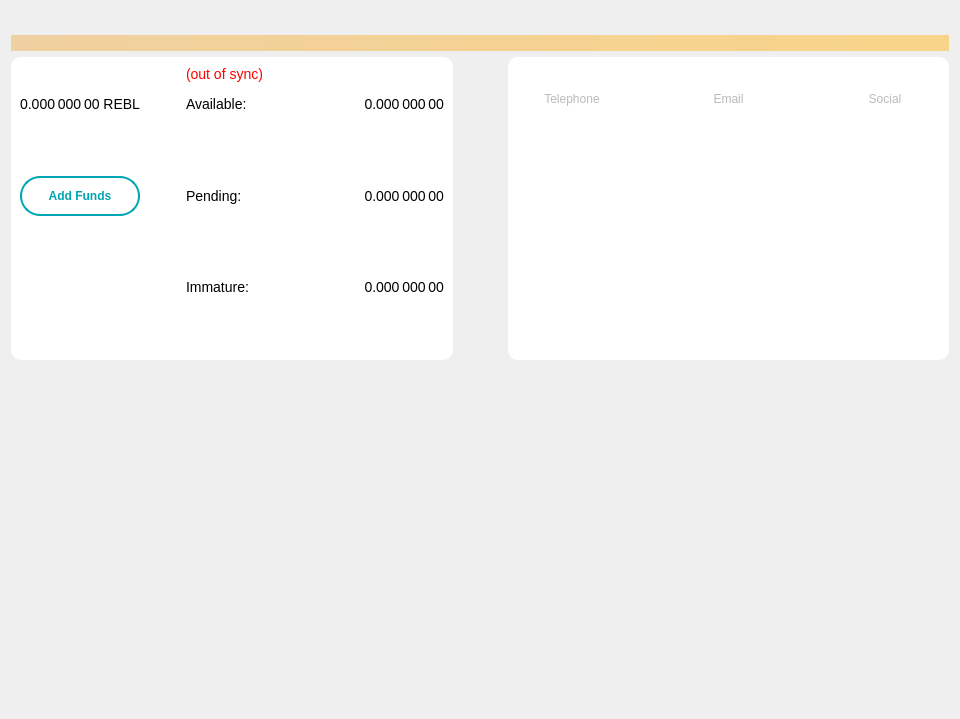
<?xml version="1.0" encoding="UTF-8"?>
<ui version="4.0">
 <class>OverviewPage</class>
 <widget class="QWidget" name="OverviewPage">
  <property name="geometry">
   <rect>
    <x>0</x>
    <y>0</y>
    <width>960</width>
    <height>719</height>
   </rect>
  </property>
  <property name="minimumSize">
   <size>
    <width>955</width>
    <height>0</height>
   </size>
  </property>
  <property name="windowTitle">
   <string>Form</string>
  </property>
  <property name="styleSheet">
   <string notr="true">QLabel {
font-size:14px;
color: #000;
font-weight:400;
}</string>
  </property>
  <layout class="QVBoxLayout" name="verticalLayout_3">
   <property name="topMargin">
    <number>35</number>
   </property>
   <item>
    <widget class="QLabel" name="labelAlerts">
     <property name="visible">
      <bool>false</bool>
     </property>
     <property name="styleSheet">
      <string notr="true">background-color: qlineargradient(x1: 0, y1: 0, x2: 1, y2: 0, stop:0 #F0D0A0, stop:1 #F8D488); color:#000000;</string>
     </property>
     <property name="wordWrap">
      <bool>true</bool>
     </property>
     <property name="margin">
      <number>3</number>
     </property>
    </widget>
   </item>
   <item>
    <layout class="QHBoxLayout" name="horizontalLayout2" stretch="0,0,0">
     <property name="spacing">
      <number>15</number>
     </property>
     <item>
      <widget class="QWidget" name="balancesWidget" native="true">
       <property name="styleSheet">
        <string notr="true">background-color:white;border-radius:10px;</string>
       </property>
       <layout class="QGridLayout" name="gridLayout">
        <item row="4" column="2">
         <widget class="QLabel" name="labelPendingText">
          <property name="acceptDrops">
           <bool>false</bool>
          </property>
          <property name="text">
           <string>Pending:</string>
          </property>
          <property name="textInteractionFlags">
           <set>Qt::NoTextInteraction</set>
          </property>
         </widget>
        </item>
        <item row="0" column="0" rowspan="2">
         <layout class="QHBoxLayout" name="totalBalanceTextHLayout"/>
        </item>
        <item row="0" column="2">
         <widget class="QLabel" name="labelWalletStatus">
          <property name="cursor">
           <cursorShape>WhatsThisCursor</cursorShape>
          </property>
          <property name="toolTip">
           <string>The displayed information may be out of date. Your wallet automatically synchronizes with the REBL network after a connection is established, but this process has not completed yet.</string>
          </property>
          <property name="styleSheet">
           <string notr="true">QLabel { color: red; }</string>
          </property>
          <property name="text">
           <string notr="true">(out of sync)</string>
          </property>
          <property name="alignment">
           <set>Qt::AlignLeading|Qt::AlignLeft|Qt::AlignVCenter</set>
          </property>
         </widget>
        </item>
        <item row="4" column="0">
         <widget class="QPushButton" name="chargeButton">
          <property name="styleSheet">
           <string notr="true">* {
    border: 2px solid #00A4B3;
    border-radius: 20px;
    height: 26px;
    padding: 5px;
    font-weight: bold;
    color: #00A4B3;
}
:hover {
    background: #00A4B3;
    color:#ffffff;
}</string>
          </property>
          <property name="text">
           <string>Add Funds</string>
          </property>
         </widget>
        </item>
        <item row="2" column="1">
         <spacer name="horizontalSpacer_2">
          <property name="orientation">
           <enum>Qt::Horizontal</enum>
          </property>
          <property name="sizeType">
           <enum>QSizePolicy::Preferred</enum>
          </property>
          <property name="sizeHint" stdset="0">
           <size>
            <width>40</width>
            <height>20</height>
           </size>
          </property>
         </spacer>
        </item>
        <item row="2" column="4">
         <widget class="QLabel" name="labelBalance">
          <property name="sizePolicy">
           <sizepolicy hsizetype="Preferred" vsizetype="Preferred">
            <horstretch>0</horstretch>
            <verstretch>0</verstretch>
           </sizepolicy>
          </property>
          <property name="minimumSize">
           <size>
            <width>0</width>
            <height>0</height>
           </size>
          </property>
          <property name="font">
           <font>
            <pointsize>-1</pointsize>
            <weight>50</weight>
            <bold>false</bold>
           </font>
          </property>
          <property name="cursor">
           <cursorShape>IBeamCursor</cursorShape>
          </property>
          <property name="toolTip">
           <string>Your current spendable balance</string>
          </property>
          <property name="text">
           <string notr="true">0.000 000 00</string>
          </property>
          <property name="alignment">
           <set>Qt::AlignRight|Qt::AlignTrailing|Qt::AlignVCenter</set>
          </property>
          <property name="textInteractionFlags">
           <set>Qt::TextBrowserInteraction</set>
          </property>
         </widget>
        </item>
        <item row="4" column="4">
         <widget class="QLabel" name="labelUnconfirmed">
          <property name="font">
           <font>
            <pointsize>-1</pointsize>
            <weight>50</weight>
            <bold>false</bold>
           </font>
          </property>
          <property name="cursor">
           <cursorShape>IBeamCursor</cursorShape>
          </property>
          <property name="toolTip">
           <string>Total of transactions that have yet to be confirmed, and do not yet count toward the spendable balance</string>
          </property>
          <property name="styleSheet">
           <string notr="true"/>
          </property>
          <property name="frameShadow">
           <enum>QFrame::Plain</enum>
          </property>
          <property name="text">
           <string notr="true">0.000 000 00</string>
          </property>
          <property name="alignment">
           <set>Qt::AlignRight|Qt::AlignTrailing|Qt::AlignVCenter</set>
          </property>
          <property name="textInteractionFlags">
           <set>Qt::TextBrowserInteraction</set>
          </property>
         </widget>
        </item>
        <item row="3" column="2">
         <spacer name="verticalSpacer_4">
          <property name="orientation">
           <enum>Qt::Vertical</enum>
          </property>
          <property name="sizeHint" stdset="0">
           <size>
            <width>20</width>
            <height>40</height>
           </size>
          </property>
         </spacer>
        </item>
        <item row="2" column="3">
         <spacer name="horizontalSpacer_9">
          <property name="orientation">
           <enum>Qt::Horizontal</enum>
          </property>
          <property name="sizeType">
           <enum>QSizePolicy::Preferred</enum>
          </property>
          <property name="sizeHint" stdset="0">
           <size>
            <width>40</width>
            <height>20</height>
           </size>
          </property>
         </spacer>
        </item>
        <item row="3" column="0">
         <spacer name="verticalSpacer">
          <property name="orientation">
           <enum>Qt::Vertical</enum>
          </property>
          <property name="sizeHint" stdset="0">
           <size>
            <width>20</width>
            <height>40</height>
           </size>
          </property>
         </spacer>
        </item>
        <item row="5" column="2">
         <spacer name="verticalSpacer_3">
          <property name="orientation">
           <enum>Qt::Vertical</enum>
          </property>
          <property name="sizeHint" stdset="0">
           <size>
            <width>20</width>
            <height>40</height>
           </size>
          </property>
         </spacer>
        </item>
        <item row="2" column="2">
         <widget class="QLabel" name="labelBalanceText">
          <property name="autoFillBackground">
           <bool>false</bool>
          </property>
          <property name="text">
           <string>Available:</string>
          </property>
         </widget>
        </item>
        <item row="7" column="2">
         <spacer name="verticalSpacer_2">
          <property name="orientation">
           <enum>Qt::Vertical</enum>
          </property>
          <property name="sizeHint" stdset="0">
           <size>
            <width>20</width>
            <height>40</height>
           </size>
          </property>
         </spacer>
        </item>
        <item row="6" column="2">
         <widget class="QLabel" name="labelImmatureText">
          <property name="text">
           <string>Immature:</string>
          </property>
         </widget>
        </item>
        <item row="2" column="0">
         <widget class="QLabel" name="labelTotal">
          <property name="sizePolicy">
           <sizepolicy hsizetype="Preferred" vsizetype="Preferred">
            <horstretch>0</horstretch>
            <verstretch>0</verstretch>
           </sizepolicy>
          </property>
          <property name="font">
           <font>
            <pointsize>-1</pointsize>
            <weight>50</weight>
            <bold>false</bold>
           </font>
          </property>
          <property name="cursor">
           <cursorShape>IBeamCursor</cursorShape>
          </property>
          <property name="toolTip">
           <string>Your current total balance</string>
          </property>
          <property name="styleSheet">
           <string notr="true"/>
          </property>
          <property name="text">
           <string notr="true">0.000 000 00 REBL</string>
          </property>
          <property name="alignment">
           <set>Qt::AlignRight|Qt::AlignTrailing|Qt::AlignVCenter</set>
          </property>
          <property name="textInteractionFlags">
           <set>Qt::TextBrowserInteraction</set>
          </property>
         </widget>
        </item>
        <item row="6" column="4">
         <widget class="QLabel" name="labelImmature">
          <property name="font">
           <font>
            <pointsize>-1</pointsize>
            <weight>50</weight>
            <bold>false</bold>
           </font>
          </property>
          <property name="cursor">
           <cursorShape>IBeamCursor</cursorShape>
          </property>
          <property name="toolTip">
           <string>Staked or masternode rewards that has not yet matured</string>
          </property>
          <property name="autoFillBackground">
           <bool>false</bool>
          </property>
          <property name="text">
           <string notr="true">0.000 000 00</string>
          </property>
          <property name="alignment">
           <set>Qt::AlignRight|Qt::AlignTrailing|Qt::AlignVCenter</set>
          </property>
          <property name="textInteractionFlags">
           <set>Qt::TextBrowserInteraction</set>
          </property>
         </widget>
        </item>
       </layout>
      </widget>
     </item>
     <item>
      <spacer name="horizontalSpacer_7">
       <property name="orientation">
        <enum>Qt::Horizontal</enum>
       </property>
       <property name="sizeType">
        <enum>QSizePolicy::Preferred</enum>
       </property>
       <property name="sizeHint" stdset="0">
        <size>
         <width>40</width>
         <height>20</height>
        </size>
       </property>
      </spacer>
     </item>
     <item>
      <widget class="QWidget" name="supportBlock" native="true">
       <property name="styleSheet">
        <string notr="true">QWidget {background-color:white;border-radius:10px;}
QPushButton {color: #bababa;}
QLabel{color:#bababa;}
QPushButton:pressed {
border:none;
}</string>
       </property>
       <layout class="QGridLayout" name="supportWidget">
        <item row="1" column="1">
         <spacer name="horizontalSpacer_3">
          <property name="orientation">
           <enum>Qt::Horizontal</enum>
          </property>
          <property name="sizeType">
           <enum>QSizePolicy::Preferred</enum>
          </property>
          <property name="sizeHint" stdset="0">
           <size>
            <width>40</width>
            <height>20</height>
           </size>
          </property>
         </spacer>
        </item>
        <item row="5" column="2">
         <spacer name="verticalSpacer_10">
          <property name="orientation">
           <enum>Qt::Vertical</enum>
          </property>
          <property name="sizeHint" stdset="0">
           <size>
            <width>20</width>
            <height>40</height>
           </size>
          </property>
         </spacer>
        </item>
        <item row="2" column="0">
         <widget class="QPushButton" name="phoneButtonText">
          <property name="text">
           <string>Telephone</string>
          </property>
          <property name="flat">
           <bool>true</bool>
          </property>
         </widget>
        </item>
        <item row="4" column="2">
         <spacer name="verticalSpacer_7">
          <property name="orientation">
           <enum>Qt::Vertical</enum>
          </property>
          <property name="sizeHint" stdset="0">
           <size>
            <width>20</width>
            <height>40</height>
           </size>
          </property>
         </spacer>
        </item>
        <item row="3" column="2">
         <spacer name="verticalSpacer_9">
          <property name="orientation">
           <enum>Qt::Vertical</enum>
          </property>
          <property name="sizeHint" stdset="0">
           <size>
            <width>20</width>
            <height>40</height>
           </size>
          </property>
         </spacer>
        </item>
        <item row="1" column="3">
         <spacer name="horizontalSpacer_4">
          <property name="orientation">
           <enum>Qt::Horizontal</enum>
          </property>
          <property name="sizeType">
           <enum>QSizePolicy::Preferred</enum>
          </property>
          <property name="sizeHint" stdset="0">
           <size>
            <width>40</width>
            <height>20</height>
           </size>
          </property>
         </spacer>
        </item>
        <item row="0" column="0">
         <layout class="QHBoxLayout" name="supportHLayout"/>
        </item>
        <item row="2" column="2">
         <widget class="QPushButton" name="emailButtonText">
          <property name="text">
           <string>Email</string>
          </property>
         </widget>
        </item>
        <item row="1" column="0">
         <widget class="QPushButton" name="phoneButton">
          <property name="text">
           <string/>
          </property>
          <property name="icon">
           <iconset resource="../rebellious.qrc">
            <normaloff>:/icons/phone</normaloff>:/icons/phone</iconset>
          </property>
          <property name="iconSize">
           <size>
            <width>36</width>
            <height>36</height>
           </size>
          </property>
          <property name="flat">
           <bool>true</bool>
          </property>
         </widget>
        </item>
        <item row="1" column="2">
         <widget class="QPushButton" name="emailButton">
          <property name="text">
           <string/>
          </property>
          <property name="icon">
           <iconset resource="../rebellious.qrc">
            <normaloff>:/icons/email</normaloff>:/icons/email</iconset>
          </property>
          <property name="iconSize">
           <size>
            <width>42</width>
            <height>31</height>
           </size>
          </property>
         </widget>
        </item>
        <item row="1" column="4">
         <widget class="QPushButton" name="socialButton">
          <property name="text">
           <string/>
          </property>
          <property name="icon">
           <iconset resource="../rebellious.qrc">
            <normaloff>:/icons/social</normaloff>:/icons/social</iconset>
          </property>
          <property name="iconSize">
           <size>
            <width>33</width>
            <height>35</height>
           </size>
          </property>
         </widget>
        </item>
        <item row="2" column="4">
         <widget class="QPushButton" name="socialButtonText">
          <property name="text">
           <string>Social</string>
          </property>
         </widget>
        </item>
       </layout>
      </widget>
     </item>
    </layout>
   </item>
   <item>
    <spacer name="verticalSpacer_5">
     <property name="orientation">
      <enum>Qt::Vertical</enum>
     </property>
     <property name="sizeType">
      <enum>QSizePolicy::Minimum</enum>
     </property>
     <property name="sizeHint" stdset="0">
      <size>
       <width>20</width>
       <height>40</height>
      </size>
     </property>
    </spacer>
   </item>
   <item>
    <layout class="QVBoxLayout" name="verticalLayout">
     <item>
      <widget class="QListView" name="listTransactions">
       <property name="sizePolicy">
        <sizepolicy hsizetype="Expanding" vsizetype="MinimumExpanding">
         <horstretch>0</horstretch>
         <verstretch>0</verstretch>
        </sizepolicy>
       </property>
       <property name="minimumSize">
        <size>
         <width>0</width>
         <height>0</height>
        </size>
       </property>
       <property name="sizeIncrement">
        <size>
         <width>0</width>
         <height>0</height>
        </size>
       </property>
       <property name="autoFillBackground">
        <bool>false</bool>
       </property>
       <property name="styleSheet">
        <string notr="true">QListView { background: transparent; margin-left:-16px}</string>
       </property>
       <property name="frameShape">
        <enum>QFrame::NoFrame</enum>
       </property>
       <property name="lineWidth">
        <number>1</number>
       </property>
       <property name="verticalScrollBarPolicy">
        <enum>Qt::ScrollBarAlwaysOff</enum>
       </property>
       <property name="horizontalScrollBarPolicy">
        <enum>Qt::ScrollBarAlwaysOff</enum>
       </property>
       <property name="alternatingRowColors">
        <bool>false</bool>
       </property>
       <property name="selectionMode">
        <enum>QAbstractItemView::NoSelection</enum>
       </property>
       <property name="resizeMode">
        <enum>QListView::Adjust</enum>
       </property>
       <property name="layoutMode">
        <enum>QListView::SinglePass</enum>
       </property>
       <property name="spacing">
        <number>0</number>
       </property>
       <property name="viewMode">
        <enum>QListView::ListMode</enum>
       </property>
       <property name="modelColumn">
        <number>0</number>
       </property>
       <property name="uniformItemSizes">
        <bool>false</bool>
       </property>
       <property name="selectionRectVisible">
        <bool>false</bool>
       </property>
      </widget>
     </item>
    </layout>
   </item>
  </layout>
 </widget>
 <resources>
  <include location="../rebellious.qrc"/>
 </resources>
 <connections/>
</ui>
